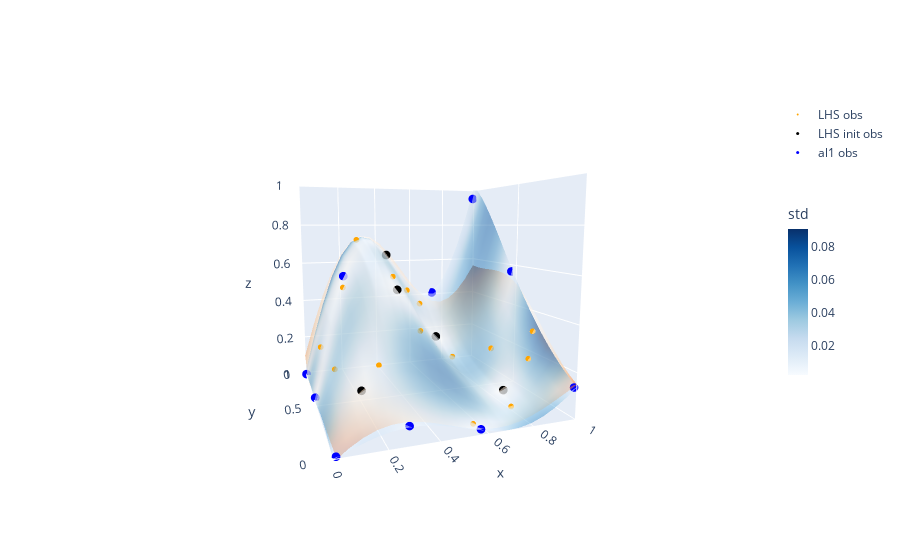

The cell this chart's notebook holds for it:
### Code cell
# Predict surface based on fitted GP
mu_al1,std_al1 = gpm_al1.predict(Xsurf, return_std=True)

# Plot the result
fig = go.FigureWidget()

# fig.add_surface(x=mx, y=my, z=mu_oat.reshape(mx.shape), name='GP oat',
#                 colorscale='Reds', surfacecolor=std_oat.reshape(mx.shape), opacity=0.5, showscale=False,
#                colorbar={'title':'std','len':0.5, 'thickness':20})

fig.add_surface(x=mx, y=my, z=mu_lhs.reshape(mx.shape), name='GP lhs',
                colorscale='Oranges', surfacecolor=std_lhs.reshape(mx.shape), opacity=0.5, showscale=False,
               colorbar={'title':'std','len':0.5, 'thickness':20})

fig.add_surface(x=mx, y=my, z=mu_al1.reshape(mx.shape), name='GP al1',
                colorscale='Blues', surfacecolor=std_al1.reshape(mx.shape), opacity=0.5, showscale=True,
               colorbar={'title':'std','len':0.5, 'thickness':20})

# fig.add_scatter3d(x=X_oat[:,0], y=X_oat[:,1], z=y_oat, mode='markers',
#                   marker={'symbol':'circle', 'color':'red', 'size':2},
#                   name='OAT obs', showlegend=True)

fig.add_scatter3d(x=X_lhs[:,0], y=X_lhs[:,1], z=y_lhs, mode='markers',
                  marker={'symbol':'circle', 'color':'orange', 'size':2},
                  name='LHS obs', showlegend=True)

fig.add_scatter3d(x=X_init[:,0], y=X_init[:,1], z=y_init, mode='markers',
                  marker={'symbol':'circle', 'color':'black', 'size':3},
                  name='LHS init obs', showlegend=True)

fig.add_scatter3d(x=X_al1[:,0], y=X_al1[:,1], z=y_al1, mode='markers',
                  marker={'symbol':'circle', 'color':'blue', 'size':3},
                  name='al1 obs', showlegend=True)


# update layout to set view
fig.update_layout(
                  scene={'xaxis':{'range':[0,1]},
                         'yaxis':{'range':[0,1]},
                         'zaxis':{'range':[0,1]},
                         'aspectratio':{'x':1,'y':1,'z':1},
                         'camera':{
                            'eye':{'x':-0.7, 'y':-2., 'z':0.3}}
                        })

fig.show()

### Figure 1 — Plotly figure (JSON) as saved in the notebook; plotly's stock layout.template omitted (floating-point values rounded to 4 significant figures; data arrays with more than 128 entries replaced by an {"elided": "..."} marker saying what was removed)
{"data": [{"colorbar": {"len": 0.5, "thickness": 20, "title": {"text": "std"}}, "colorscale": [[0, "rgb(255,245,235)"], [0.125, "rgb(254,230,206)"], [0.25, "rgb(253,208,162)"], [0.375, "rgb(253,174,107)"], [0.5, "rgb(253,141,60)"], [0.625, "rgb(241,105,19)"], [0.75, "rgb(217,72,1)"], [0.875, "rgb(166,54,3)"], [1, "rgb(127,39,4)"]], "name": "GP lhs", "opacity": 0.5, "showscale": false, "surfacecolor": {"elided": "20x20 float values"}, "type": "surface", "uid": "ac151241-e464-4c28-9a5b-e0412e8eae9b", "x": {"elided": "20x20 float values"}, "y": {"elided": "20x20 float values"}, "z": {"elided": "20x20 float values"}}, {"colorbar": {"len": 0.5, "thickness": 20, "title": {"text": "std"}}, "colorscale": [[0, "rgb(247,251,255)"], [0.125, "rgb(222,235,247)"], [0.25, "rgb(198,219,239)"], [0.375, "rgb(158,202,225)"], [0.5, "rgb(107,174,214)"], [0.625, "rgb(66,146,198)"], [0.75, "rgb(33,113,181)"], [0.875, "rgb(8,81,156)"], [1, "rgb(8,48,107)"]], "name": "GP al1", "opacity": 0.5, "showscale": true, "surfacecolor": {"elided": "20x20 float values"}, "type": "surface", "uid": "17fd4154-a07b-4a91-a96b-2107ba9d0988", "x": {"elided": "20x20 float values"}, "y": {"elided": "20x20 float values"}, "z": {"elided": "20x20 float values"}}, {"marker": {"color": "orange", "size": 2, "symbol": "circle"}, "mode": "markers", "name": "LHS obs", "showlegend": true, "type": "scatter3d", "uid": "33c1efcb-4cdf-428b-a141-a80a926e6b44", "x": [0.63, 0.07372, 0.9222, 0.1633, 0.2875, 0.5453, 0.7098, 0.05654, 0.8594, 0.7721, 0.3822, 0.9719, 0.2139, 0.5307, 0.4519], "y": [0.915, 0.4142, 0.2465, 0.695, 0.9662, 0.02969, 0.6251, 0.7563, 0.4855, 0.1319, 0.5822, 0.2955, 0.1936, 0.8356, 0.385], "z": [0.3613, 0.1887, 0.199, 0.502, 0.7214, 0.03637, 0.1251, 0.2006, 0.1917, 0.03659, 0.5589, 0.3118, 0.2575, 0.4526, 0.3342]}, {"marker": {"color": "black", "size": 3, "symbol": "circle"}, "mode": "markers", "name": "LHS init obs", "showlegend": true, "type": "scatter3d", "uid": "74c0c938-43a1-4a75-b965-e02bff58aab8", "x": [0.1372, 0.8042, 0.6603, 0.4511, 0.3789], "y": [0.1654, 0.258, 0.7357, 0.9625, 0.4991], "z": [0.1727, 0.06136, 0.211, 0.6366, 0.5071]}, {"marker": {"color": "blue", "size": 3, "symbol": "circle"}, "mode": "markers", "name": "al1 obs", "showlegend": true, "type": "scatter3d", "uid": "12f6421b-3f49-45d9-a173-d8da8dddb04e", "x": [0.0004397, 0.9827, 0.9923, 0.567, 0.003503, 0.9964, 0.01146, 0.2782, 0.7325, 0.1775], "y": [0.9674, 0.9817, 0.008876, 0.005135, 0.576, 0.5436, 0.007445, 0.004173, 0.9949, 0.7614], "z": [0.00161, 0.9517, 0.1365, 0.02175, 0.01127, 0.5668, 0.005645, 0.0788, 0.4091, 0.5498]}], "layout": {"scene": {"aspectratio": {"x": 1, "y": 1, "z": 1}, "camera": {"eye": {"x": -0.7, "y": -2, "z": 0.3}}, "xaxis": {"range": [0, 1]}, "yaxis": {"range": [0, 1]}, "zaxis": {"range": [0, 1]}}}}
